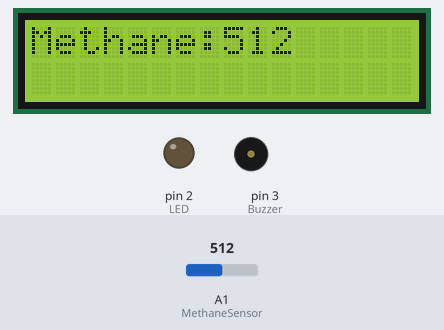
This sketch was run on a simulated Arduino Uno, built with avr-gcc and run on an emulated ATmega328P. Parts: 16×2 character LCD, output pins drawn as LEDs (lit = HIGH), buzzer (waves = sounding, pin HIGH). Inputs (shaded band) come from the test bench; at power-on: A1 (MethaneSensor) = 512.

Above: at 1.2 s.
1.3 s: A1 (MethaneSensor) set to 716
At 2.5 s:
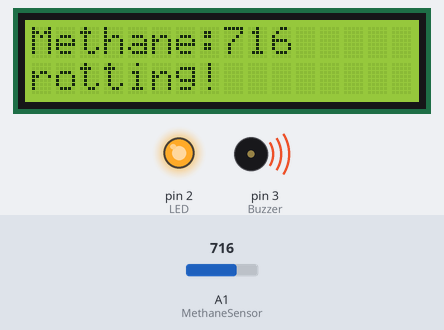
4.6 s: A1 (MethaneSensor) set to 900
At 6.7 s:
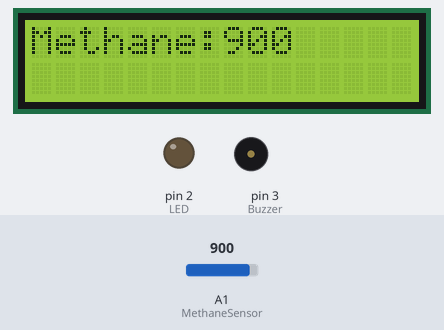
7.7 s: A1 (MethaneSensor) set to 1023
At 10.1 s:
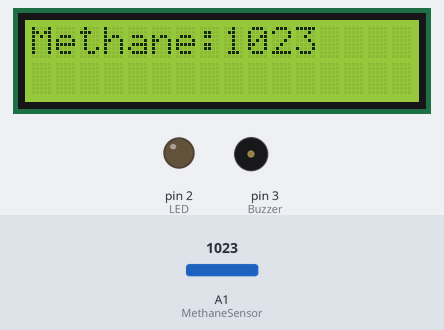
Timing chart, 0 to 11.6 s (numbered marks = the images above; inputs shaded):
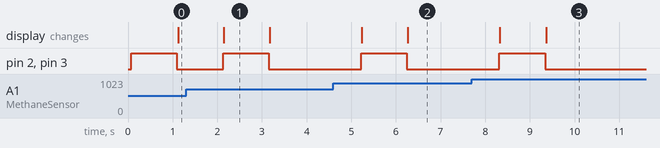

The sketch:

Chem.methane.ino
```cpp
#include <LiquidCrystal_I2C.h>
LiquidCrystal_I2C lcd(0x27, 16, 2);

#define LED 2
#define Buzzer 3
#define MethaneSensor A1 // Analog pin for methane sensor

int previousMethaneValue = 0; // Variable to store the previous methane value

void setup() {
  Serial.begin(9600);
  lcd.init();
  lcd.backlight();
  pinMode(LED, OUTPUT);
  pinMode(Buzzer, OUTPUT);
}

void loop() {
  int methaneValue = analogRead(MethaneSensor);
  lcd.setCursor(0, 0);
  lcd.print("Methane:");
  lcd.print(methaneValue);

  if (abs(methaneValue - previousMethaneValue) > 120) { // Check for a drastic change (adjust threshold as needed)
    digitalWrite(LED, HIGH);
    digitalWrite(Buzzer, HIGH);
    lcd.setCursor(0, 1);
    lcd.print("rotting!");
  } else {
    digitalWrite(LED, LOW);
    digitalWrite(Buzzer, LOW);
    lcd.setCursor(0, 1);
    lcd.print("                           ");
  }

  previousMethaneValue = methaneValue; // Update previous value

  delay(1000); // Adjust delay as needed for stability
}
```

Measured:
- after the input at 1.3 s, pin 2 (LED), pin 3 (Buzzer): LOW → HIGH after 0.83 s, → LOW 1.0 s later; the display: changes after 0.84 s (image 1)
- after the input at 4.6 s, pin 2 (LED), pin 3 (Buzzer): LOW → HIGH after 0.62 s, → LOW 1.0 s later; the display: first changes after 0.63 s (image 2 shows a later state)
- after the input at 7.7 s, pin 2 (LED), pin 3 (Buzzer): LOW → HIGH after 0.62 s, → LOW 1.0 s later; the display: first changes after 0.63 s (image 3 shows a later state)
- what the display in image 1 shows lasts 1.1 s, from 2.1 s to 3.2 s
